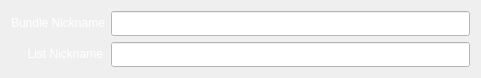
   <widget class="QWidget" name="layoutWidget">
    <property name="geometry">
     <rect>
      <x>170</x>
      <y>170</y>
      <width>481</width>
      <height>56</height>
     </rect>
    </property>
    <property name="font">
     <font/>
    </property>
    <layout class="QFormLayout" name="formLayout_2">
     <item row="0" column="0">
      <widget class="QLabel" name="BundleNicknamesLabel">
       <property name="palette">
        <palette>
         <active>
          <colorrole role="WindowText">
           <brush brushstyle="SolidPattern">
            <color alpha="255">
             <red>255</red>
             <green>255</green>
             <blue>255</blue>
            </color>
           </brush>
          </colorrole>
          <colorrole role="Button">
           <brush brushstyle="SolidPattern">
            <color alpha="255">
             <red>53</red>
             <green>53</green>
             <blue>57</blue>
            </color>
           </brush>
          </colorrole>
          <colorrole role="ButtonText">
           <brush brushstyle="SolidPattern">
            <color alpha="255">
             <red>255</red>
             <green>255</green>
             <blue>255</blue>
            </color>
           </brush>
          </colorrole>
          <colorrole role="Base">
           <brush brushstyle="SolidPattern">
            <color alpha="255">
             <red>53</red>
             <green>53</green>
             <blue>57</blue>
            </color>
           </brush>
          </colorrole>
          <colorrole role="Window">
           <brush brushstyle="SolidPattern">
            <color alpha="255">
             <red>53</red>
             <green>53</green>
             <blue>57</blue>
            </color>
           </brush>
          </colorrole>
         </active>
         <inactive>
          <colorrole role="WindowText">
           <brush brushstyle="SolidPattern">
            <color alpha="255">
             <red>255</red>
             <green>255</green>
             <blue>255</blue>
            </color>
           </brush>
          </colorrole>
          <colorrole role="Button">
           <brush brushstyle="SolidPattern">
            <color alpha="255">
             <red>53</red>
             <green>53</green>
             <blue>57</blue>
            </color>
           </brush>
          </colorrole>
          <colorrole role="ButtonText">
           <brush brushstyle="SolidPattern">
            <color alpha="255">
             <red>255</red>
             <green>255</green>
             <blue>255</blue>
            </color>
           </brush>
          </colorrole>
          <colorrole role="Base">
           <brush brushstyle="SolidPattern">
            <color alpha="255">
             <red>53</red>
             <green>53</green>
             <blue>57</blue>
            </color>
           </brush>
          </colorrole>
          <colorrole role="Window">
           <brush brushstyle="SolidPattern">
            <color alpha="255">
             <red>53</red>
             <green>53</green>
             <blue>57</blue>
            </color>
           </brush>
          </colorrole>
         </inactive>
         <disabled>
          <colorrole role="Button">
           <brush brushstyle="SolidPattern">
            <color alpha="255">
             <red>53</red>
             <green>53</green>
             <blue>57</blue>
            </color>
           </brush>
          </colorrole>
          <colorrole role="Base">
           <brush brushstyle="SolidPattern">
            <color alpha="255">
             <red>53</red>
             <green>53</green>
             <blue>57</blue>
            </color>
           </brush>
          </colorrole>
          <colorrole role="Window">
           <brush brushstyle="SolidPattern">
            <color alpha="255">
             <red>53</red>
             <green>53</green>
             <blue>57</blue>
            </color>
           </brush>
          </colorrole>
         </disabled>
        </palette>
       </property>
       <property name="font">
        <font/>
       </property>
       <property name="layoutDirection">
        <enum>Qt::LayoutDirection::RightToLeft</enum>
       </property>
       <property name="text">
        <string>Bundle Nickname</string>
       </property>
      </widget>
     </item>
     <item row="0" column="1">
      <widget class="QLineEdit" name="inputBundleNickname">
       <property name="palette">
        <palette>
         <active>
          <colorrole role="Button">
           <brush brushstyle="SolidPattern">
            <color alpha="255">
             <red>255</red>
             <green>255</green>
             <blue>255</blue>
            </color>
           </brush>
          </colorrole>
          <colorrole role="Base">
           <brush brushstyle="SolidPattern">
            <color alpha="255">
             <red>255</red>
             <green>255</green>
             <blue>255</blue>
            </color>
           </brush>
          </colorrole>
          <colorrole role="Window">
           <brush brushstyle="SolidPattern">
            <color alpha="255">
             <red>255</red>
             <green>255</green>
             <blue>255</blue>
            </color>
           </brush>
          </colorrole>
         </active>
         <inactive>
          <colorrole role="Button">
           <brush brushstyle="SolidPattern">
            <color alpha="255">
             <red>255</red>
             <green>255</green>
             <blue>255</blue>
            </color>
           </brush>
          </colorrole>
          <colorrole role="Base">
           <brush brushstyle="SolidPattern">
            <color alpha="255">
             <red>255</red>
             <green>255</green>
             <blue>255</blue>
            </color>
           </brush>
          </colorrole>
          <colorrole role="Window">
           <brush brushstyle="SolidPattern">
            <color alpha="255">
             <red>255</red>
             <green>255</green>
             <blue>255</blue>
            </color>
           </brush>
          </colorrole>
         </inactive>
         <disabled>
          <colorrole role="Button">
           <brush brushstyle="SolidPattern">
            <color alpha="255">
             <red>255</red>
             <green>255</green>
             <blue>255</blue>
            </color>
           </brush>
          </colorrole>
          <colorrole role="Base">
           <brush brushstyle="SolidPattern">
            <color alpha="255">
             <red>255</red>
             <green>255</green>
             <blue>255</blue>
            </color>
           </brush>
          </colorrole>
          <colorrole role="Window">
           <brush brushstyle="SolidPattern">
            <color alpha="255">
             <red>255</red>
             <green>255</green>
             <blue>255</blue>
            </color>
           </brush>
          </colorrole>
         </disabled>
        </palette>
       </property>
       <property name="font">
        <font>
         <family>Verdana</family>
         <pointsize>10</pointsize>
        </font>
       </property>
       <property name="styleSheet">
        <string notr="true">background-color: rgb(255, 255, 255);</string>
       </property>
       <property name="text">
        <string/>
       </property>
      </widget>
     </item>
     <item row="1" column="1">
      <widget class="QLineEdit" name="inputMassNicknames">
       <property name="palette">
        <palette>
         <active>
          <colorrole role="Button">
           <brush brushstyle="SolidPattern">
            <color alpha="255">
             <red>255</red>
             <green>255</green>
             <blue>255</blue>
            </color>
           </brush>
          </colorrole>
          <colorrole role="Base">
           <brush brushstyle="SolidPattern">
            <color alpha="255">
             <red>255</red>
             <green>255</green>
             <blue>255</blue>
            </color>
           </brush>
          </colorrole>
          <colorrole role="Window">
           <brush brushstyle="SolidPattern">
            <color alpha="255">
             <red>255</red>
             <green>255</green>
             <blue>255</blue>
            </color>
           </brush>
          </colorrole>
         </active>
         <inactive>
          <colorrole role="Button">
           <brush brushstyle="SolidPattern">
            <color alpha="255">
             <red>255</red>
             <green>255</green>
             <blue>255</blue>
            </color>
           </brush>
          </colorrole>
          <colorrole role="Base">
           <brush brushstyle="SolidPattern">
            <color alpha="255">
             <red>255</red>
             <green>255</green>
             <blue>255</blue>
            </color>
           </brush>
          </colorrole>
          <colorrole role="Window">
           <brush brushstyle="SolidPattern">
            <color alpha="255">
             <red>255</red>
             <green>255</green>
             <blue>255</blue>
            </color>
           </brush>
          </colorrole>
         </inactive>
         <disabled>
          <colorrole role="Button">
           <brush brushstyle="SolidPattern">
            <color alpha="255">
             <red>255</red>
             <green>255</green>
             <blue>255</blue>
            </color>
           </brush>
          </colorrole>
          <colorrole role="Base">
           <brush brushstyle="SolidPattern">
            <color alpha="255">
             <red>255</red>
             <green>255</green>
             <blue>255</blue>
            </color>
           </brush>
          </colorrole>
          <colorrole role="Window">
           <brush brushstyle="SolidPattern">
            <color alpha="255">
             <red>255</red>
             <green>255</green>
             <blue>255</blue>
            </color>
           </brush>
          </colorrole>
         </disabled>
        </palette>
       </property>
       <property name="font">
        <font>
         <family>Verdana</family>
         <pointsize>10</pointsize>
        </font>
       </property>
       <property name="styleSheet">
        <string notr="true">background-color: rgb(255, 255, 255);</string>
       </property>
       <property name="text">
        <string/>
       </property>
      </widget>
     </item>
     <item row="1" column="0">
      <widget class="QLabel" name="MassNicknamesLabel">
       <property name="palette">
        <palette>
         <active>
          <colorrole role="WindowText">
           <brush brushstyle="SolidPattern">
            <color alpha="255">
             <red>255</red>
             <green>255</green>
             <blue>255</blue>
            </color>
           </brush>
          </colorrole>
          <colorrole role="Button">
           <brush brushstyle="SolidPattern">
            <color alpha="255">
             <red>53</red>
             <green>53</green>
             <blue>57</blue>
            </color>
           </brush>
          </colorrole>
          <colorrole role="ButtonText">
           <brush brushstyle="SolidPattern">
            <color alpha="255">
             <red>255</red>
             <green>255</green>
             <blue>255</blue>
            </color>
           </brush>
          </colorrole>
          <colorrole role="Base">
           <brush brushstyle="SolidPattern">
            <color alpha="255">
             <red>53</red>
             <green>53</green>
             <blue>57</blue>
            </color>
           </brush>
          </colorrole>
          <colorrole role="Window">
           <brush brushstyle="SolidPattern">
            <color alpha="255">
             <red>53</red>
             <green>53</green>
             <blue>57</blue>
            </color>
           </brush>
          </colorrole>
         </active>
         <inactive>
          <colorrole role="WindowText">
           <brush brushstyle="SolidPattern">
            <color alpha="255">
             <red>255</red>
             <green>255</green>
             <blue>255</blue>
            </color>
           </brush>
          </colorrole>
          <colorrole role="Button">
           <brush brushstyle="SolidPattern">
            <color alpha="255">
             <red>53</red>
             <green>53</green>
             <blue>57</blue>
            </color>
           </brush>
          </colorrole>
          <colorrole role="ButtonText">
           <brush brushstyle="SolidPattern">
            <color alpha="255">
             <red>255</red>
             <green>255</green>
             <blue>255</blue>
            </color>
           </brush>
          </colorrole>
          <colorrole role="Base">
           <brush brushstyle="SolidPattern">
            <color alpha="255">
             <red>53</red>
             <green>53</green>
             <blue>57</blue>
            </color>
           </brush>
          </colorrole>
          <colorrole role="Window">
           <brush brushstyle="SolidPattern">
            <color alpha="255">
             <red>53</red>
             <green>53</green>
             <blue>57</blue>
            </color>
           </brush>
          </colorrole>
         </inactive>
         <disabled>
          <colorrole role="Button">
           <brush brushstyle="SolidPattern">
            <color alpha="255">
             <red>53</red>
             <green>53</green>
             <blue>57</blue>
            </color>
           </brush>
          </colorrole>
          <colorrole role="Base">
           <brush brushstyle="SolidPattern">
            <color alpha="255">
             <red>53</red>
             <green>53</green>
             <blue>57</blue>
            </color>
           </brush>
          </colorrole>
          <colorrole role="Window">
           <brush brushstyle="SolidPattern">
            <color alpha="255">
             <red>53</red>
             <green>53</green>
             <blue>57</blue>
            </color>
           </brush>
          </colorrole>
         </disabled>
        </palette>
       </property>
       <property name="font">
        <font>
         <family>Segoe UI</family>
         <pointsize>9</pointsize>
        </font>
       </property>
       <property name="layoutDirection">
        <enum>Qt::LayoutDirection::RightToLeft</enum>
       </property>
       <property name="text">
        <string>     List Nickname</string>
       </property>
      </widget>
     </item>
    </layout>
   </widget>
